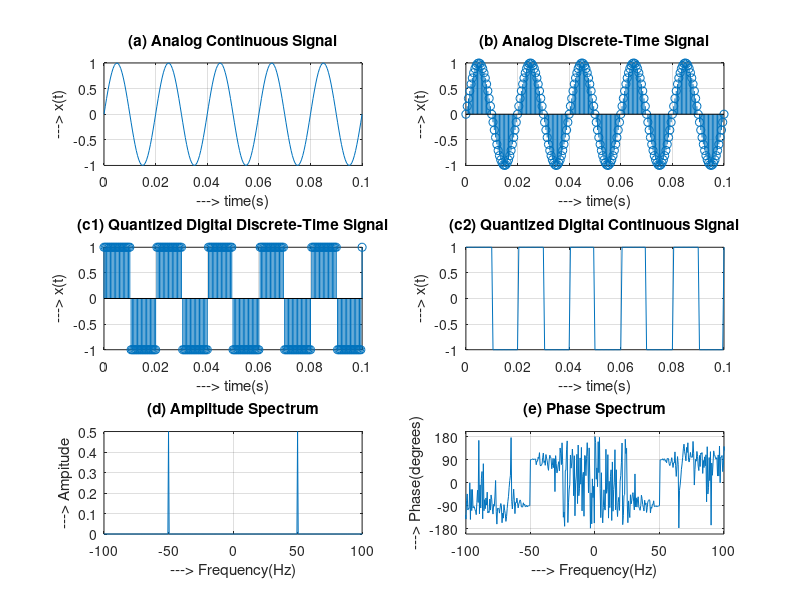

This figure's MATLAB source:
clear all;
close all;
clc;

t = 0:1/2000:0.1;           %Time vector
x = sin(2*pi*50*t);         %signal vector

%<------1(a)------>
subplot(3,2,1);
plot(t,x);              %Plot analog continuous signal
xlabel('---> time(s)');   ylabel('---> x(t)');
title('(a) Analog Continuous Signal');
grid on;

%<------1(b)------>
subplot(3,2,2);
stem(t,x);              %Plot analog discrete time signal
xlabel('---> time(s)');   ylabel('---> x(t)');
title('(b) Analog Discrete-Time Signal');
grid on;

%<------1(c1)------>
%<---Quantize the signal--->
xq = x;                 %xq contains quantized values of the signal
for i = 1:length(t)
    if x(i) >= 0
        xq(i) = 1;
    else
        xq(i) = -1;
    end
end

subplot(3,2,3);
stem(t,xq);             %Plot quantized digital discrete-time Signal
xlabel('---> time(s)');   ylabel('---> x(t)');
title('(c1) Quantized Digital Discrete-Time Signal');
grid on;

%<------1(c2)------>
subplot(3,2,4);
plot(t,xq);             %Plot quantized digital continuous signal
xlabel('---> time(s)');   ylabel('---> x(t)');
title('(c2) Quantized Digital Continuous Signal');
grid on;

%<------1(d)------>
N = 10000;              %Number of samples
ts = 0.0002;            %time 
df = 1/(N*ts);          %frequency gap
t = [0:N-1]*ts;         %Time vector
x = sin(2*pi*50*t);
Xf_shift = fftshift(fft(x))/length(x);  %perform zero-centered circular shift on fourier transform and normalize it      
Ff_shift = [-N/2:N/2-1]*df;      

subplot(3,2,5);
plot(Ff_shift, abs(Xf_shift));          %Plot amplitude spectrum
xlim([-100 100]);               yticks(0:0.1:1);
xlabel('---> Frequency(Hz)');   ylabel('---> Ampitude');
title('(d) Amplitude Spectrum');
grid on;

%<------1(e)------>
subplot(3,2,6);
plot(Ff_shift, angle(Xf_shift)*180/pi);  %Plot phase spectrum
xlim([-100 100]);               yticks(-360:90:360);
xlabel('---> Frequency(Hz)');   ylabel('---> Phase(degrees)');
title('(e) Phase Spectrum');
grid on;
